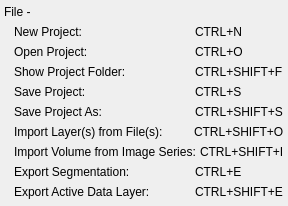
              <widget class="QWidget" name="widget_4" native="true">
               <property name="sizePolicy">
                <sizepolicy hsizetype="Preferred" vsizetype="Fixed">
                 <horstretch>0</horstretch>
                 <verstretch>0</verstretch>
                </sizepolicy>
               </property>
               <layout class="QVBoxLayout" name="verticalLayout">
                <property name="spacing">
                 <number>0</number>
                </property>
                <property name="leftMargin">
                 <number>4</number>
                </property>
                <property name="topMargin">
                 <number>2</number>
                </property>
                <property name="rightMargin">
                 <number>4</number>
                </property>
                <property name="bottomMargin">
                 <number>4</number>
                </property>
                <item>
                 <widget class="QWidget" name="widget_3" native="true">
                  <layout class="QHBoxLayout" name="horizontalLayout_6">
                   <property name="spacing">
                    <number>0</number>
                   </property>
                   <property name="margin">
                    <number>0</number>
                   </property>
                   <item>
                    <widget class="QLabel" name="label">
                     <property name="minimumSize">
                      <size>
                       <width>0</width>
                       <height>20</height>
                      </size>
                     </property>
                     <property name="text">
                      <string>File -</string>
                     </property>
                    </widget>
                   </item>
                  </layout>
                 </widget>
                </item>
                <item>
                 <widget class="QWidget" name="widget_5" native="true">
                  <property name="minimumSize">
                   <size>
                    <width>0</width>
                    <height>20</height>
                   </size>
                  </property>
                  <layout class="QHBoxLayout" name="horizontalLayout_7" stretch="2,1">
                   <property name="spacing">
                    <number>4</number>
                   </property>
                   <property name="leftMargin">
                    <number>10</number>
                   </property>
                   <property name="topMargin">
                    <number>0</number>
                   </property>
                   <property name="rightMargin">
                    <number>0</number>
                   </property>
                   <property name="bottomMargin">
                    <number>0</number>
                   </property>
                   <item>
                    <widget class="QLabel" name="label_2">
                     <property name="text">
                      <string>New Project:</string>
                     </property>
                    </widget>
                   </item>
                   <item>
                    <widget class="QLabel" name="label_3">
                     <property name="text">
                      <string>CTRL+N</string>
                     </property>
                    </widget>
                   </item>
                  </layout>
                 </widget>
                </item>
                <item>
                 <widget class="QWidget" name="widget_6" native="true">
                  <property name="minimumSize">
                   <size>
                    <width>0</width>
                    <height>20</height>
                   </size>
                  </property>
                  <layout class="QHBoxLayout" name="horizontalLayout_8" stretch="2,1">
                   <property name="spacing">
                    <number>4</number>
                   </property>
                   <property name="leftMargin">
                    <number>10</number>
                   </property>
                   <property name="topMargin">
                    <number>0</number>
                   </property>
                   <property name="rightMargin">
                    <number>0</number>
                   </property>
                   <property name="bottomMargin">
                    <number>0</number>
                   </property>
                   <item>
                    <widget class="QLabel" name="label_4">
                     <property name="text">
                      <string>Open Project:</string>
                     </property>
                    </widget>
                   </item>
                   <item>
                    <widget class="QLabel" name="label_5">
                     <property name="text">
                      <string>CTRL+O</string>
                     </property>
                    </widget>
                   </item>
                  </layout>
                 </widget>
                </item>
                <item>
                 <widget class="QWidget" name="widget_7" native="true">
                  <property name="minimumSize">
                   <size>
                    <width>0</width>
                    <height>20</height>
                   </size>
                  </property>
                  <layout class="QHBoxLayout" name="horizontalLayout_9" stretch="2,1">
                   <property name="spacing">
                    <number>4</number>
                   </property>
                   <property name="leftMargin">
                    <number>10</number>
                   </property>
                   <property name="topMargin">
                    <number>0</number>
                   </property>
                   <property name="rightMargin">
                    <number>0</number>
                   </property>
                   <property name="bottomMargin">
                    <number>0</number>
                   </property>
                   <item>
                    <widget class="QLabel" name="label_6">
                     <property name="text">
                      <string>Show Project Folder:</string>
                     </property>
                    </widget>
                   </item>
                   <item>
                    <widget class="QLabel" name="label_7">
                     <property name="text">
                      <string>CTRL+SHIFT+F</string>
                     </property>
                    </widget>
                   </item>
                  </layout>
                 </widget>
                </item>
                <item>
                 <widget class="QWidget" name="widget_8" native="true">
                  <property name="minimumSize">
                   <size>
                    <width>0</width>
                    <height>20</height>
                   </size>
                  </property>
                  <layout class="QHBoxLayout" name="horizontalLayout_10" stretch="2,1">
                   <property name="spacing">
                    <number>4</number>
                   </property>
                   <property name="leftMargin">
                    <number>10</number>
                   </property>
                   <property name="topMargin">
                    <number>0</number>
                   </property>
                   <property name="rightMargin">
                    <number>0</number>
                   </property>
                   <property name="bottomMargin">
                    <number>0</number>
                   </property>
                   <item>
                    <widget class="QLabel" name="label_8">
                     <property name="text">
                      <string>Save Project:</string>
                     </property>
                    </widget>
                   </item>
                   <item>
                    <widget class="QLabel" name="label_9">
                     <property name="text">
                      <string>CTRL+S</string>
                     </property>
                    </widget>
                   </item>
                  </layout>
                 </widget>
                </item>
                <item>
                 <widget class="QWidget" name="widget_55" native="true">
                  <property name="minimumSize">
                   <size>
                    <width>0</width>
                    <height>20</height>
                   </size>
                  </property>
                  <layout class="QHBoxLayout" name="horizontalLayout_51" stretch="2,1">
                   <property name="spacing">
                    <number>4</number>
                   </property>
                   <property name="leftMargin">
                    <number>10</number>
                   </property>
                   <property name="topMargin">
                    <number>0</number>
                   </property>
                   <property name="rightMargin">
                    <number>0</number>
                   </property>
                   <property name="bottomMargin">
                    <number>0</number>
                   </property>
                   <item>
                    <widget class="QLabel" name="label_84">
                     <property name="text">
                      <string>Save Project As:</string>
                     </property>
                    </widget>
                   </item>
                   <item>
                    <widget class="QLabel" name="label_85">
                     <property name="text">
                      <string>CTRL+SHIFT+S</string>
                     </property>
                    </widget>
                   </item>
                  </layout>
                 </widget>
                </item>
                <item>
                 <widget class="QWidget" name="widget_9" native="true">
                  <property name="minimumSize">
                   <size>
                    <width>0</width>
                    <height>20</height>
                   </size>
                  </property>
                  <layout class="QHBoxLayout" name="horizontalLayout_11" stretch="2,1">
                   <property name="spacing">
                    <number>4</number>
                   </property>
                   <property name="leftMargin">
                    <number>10</number>
                   </property>
                   <property name="topMargin">
                    <number>0</number>
                   </property>
                   <property name="rightMargin">
                    <number>0</number>
                   </property>
                   <property name="bottomMargin">
                    <number>0</number>
                   </property>
                   <item>
                    <widget class="QLabel" name="label_10">
                     <property name="text">
                      <string>Import Layer(s) from File(s):</string>
                     </property>
                    </widget>
                   </item>
                   <item>
                    <widget class="QLabel" name="label_11">
                     <property name="text">
                      <string>CTRL+SHIFT+O</string>
                     </property>
                    </widget>
                   </item>
                  </layout>
                 </widget>
                </item>
                <item>
                 <widget class="QWidget" name="widget_10" native="true">
                  <property name="minimumSize">
                   <size>
                    <width>0</width>
                    <height>20</height>
                   </size>
                  </property>
                  <layout class="QHBoxLayout" name="horizontalLayout_12" stretch="2,1">
                   <property name="spacing">
                    <number>4</number>
                   </property>
                   <property name="leftMargin">
                    <number>10</number>
                   </property>
                   <property name="topMargin">
                    <number>0</number>
                   </property>
                   <property name="rightMargin">
                    <number>0</number>
                   </property>
                   <property name="bottomMargin">
                    <number>0</number>
                   </property>
                   <item>
                    <widget class="QLabel" name="label_12">
                     <property name="text">
                      <string>Import Volume from Image Series:</string>
                     </property>
                    </widget>
                   </item>
                   <item>
                    <widget class="QLabel" name="label_13">
                     <property name="text">
                      <string>CTRL+SHIFT+I</string>
                     </property>
                    </widget>
                   </item>
                  </layout>
                 </widget>
                </item>
                <item>
                 <widget class="QWidget" name="widget_11" native="true">
                  <property name="minimumSize">
                   <size>
                    <width>0</width>
                    <height>20</height>
                   </size>
                  </property>
                  <layout class="QHBoxLayout" name="horizontalLayout_13" stretch="2,1">
                   <property name="spacing">
                    <number>4</number>
                   </property>
                   <property name="leftMargin">
                    <number>10</number>
                   </property>
                   <property name="topMargin">
                    <number>0</number>
                   </property>
                   <property name="rightMargin">
                    <number>0</number>
                   </property>
                   <property name="bottomMargin">
                    <number>0</number>
                   </property>
                   <item>
                    <widget class="QLabel" name="label_14">
                     <property name="text">
                      <string>Export Segmentation:</string>
                     </property>
                    </widget>
                   </item>
                   <item>
                    <widget class="QLabel" name="label_15">
                     <property name="text">
                      <string>CTRL+E</string>
                     </property>
                    </widget>
                   </item>
                  </layout>
                 </widget>
                </item>
                <item>
                 <widget class="QWidget" name="widget_12" native="true">
                  <property name="minimumSize">
                   <size>
                    <width>0</width>
                    <height>20</height>
                   </size>
                  </property>
                  <layout class="QHBoxLayout" name="horizontalLayout_14" stretch="2,1">
                   <property name="spacing">
                    <number>4</number>
                   </property>
                   <property name="leftMargin">
                    <number>10</number>
                   </property>
                   <property name="topMargin">
                    <number>0</number>
                   </property>
                   <property name="rightMargin">
                    <number>0</number>
                   </property>
                   <property name="bottomMargin">
                    <number>0</number>
                   </property>
                   <item>
                    <widget class="QLabel" name="label_16">
                     <property name="text">
                      <string>Export Active Data Layer:</string>
                     </property>
                    </widget>
                   </item>
                   <item>
                    <widget class="QLabel" name="label_17">
                     <property name="text">
                      <string>CTRL+SHIFT+E</string>
                     </property>
                    </widget>
                   </item>
                  </layout>
                 </widget>
                </item>
               </layout>
              </widget>
